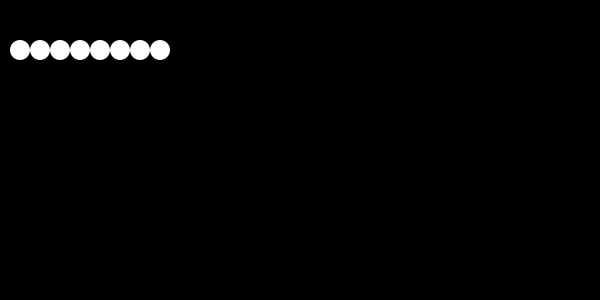
Frame 1 (no input)
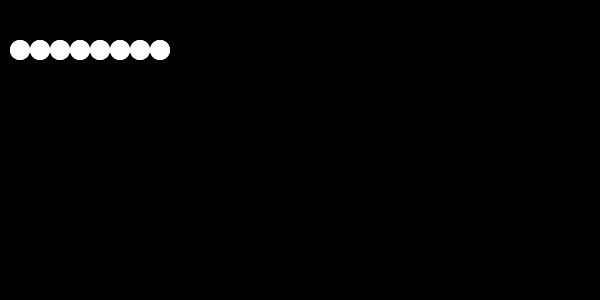
Frame 2 (the mouse pressed at the canvas centre, redrawn once)

The Processing sketch that drew these frames (run headless with seeded random() and noise(); the mouse was pressed at the canvas centre and the sketch redrawn once):

// Processing sketch: A005SoluzioneCompitoPerCasa_010LineaDiPalline
// ── A005SoluzioneCompitoPerCasa_010LineaDiPalline.pde
// Paolo: ho dovuto modificare lo sketch di Andrea, che conteneva delle
// imprecisioni e non sfruttava bene l'array.

int numPalline = 8; // Numbero palline
int diametro = 20; // Dimensione pallina
int posizioneY = height/2; // Palline centrate verticalmente
int[] posizioniX; // Dichiarazione array

void initPalline()
{
  posizioniX = new int[numPalline]; // Creazione array
  for (int i = 0; i < numPalline; i++) {
    posizioniX[i] = i*diametro + diametro;
  }
}

void setup() {
  size(600, 300);
  background(0);
  fill(255);
  noStroke();
  noLoop();
  
  initPalline();
}

void draw() {
  palline();
}

void palline() {
  for (int i = 0; i < numPalline; i++) { 
    ellipse(posizioniX[i], posizioneY, diametro, diametro);
  }
}
